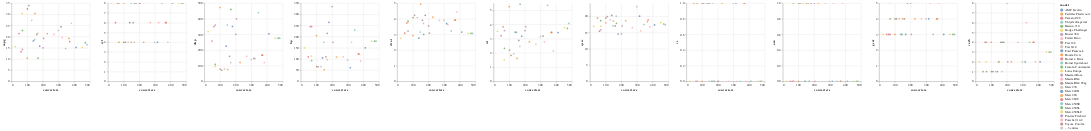

Source (notebook cell):
### Markdown cell above
## **Facets and Themes: Plotting Multiple Charts Simultaenously**

You show your converter chart to your boss. They're happy that you got an answer to them so fast, but they want to understand more. Specifically, what about cars not yet on the lot? Is there an association between converter prices other car features that could predict whether a **"out of sample"** car (a car not in your data) may have a valuable converter?

[**Facets**](https://altair-viz.github.io/user_guide/generated/channels/altair.Facet.html):
Since you are now searching for patterns, you've decided to facet your data, meaning you'll plot your data onto multiple plots. Each plot will be one feature comparison against converter value


[**Themes**](https://altair-viz.github.io/user_guide/customization.html):
In altair, to customize themes, you use the `.properties()`function after an encoding of a chart has been called.

For more, see the example below!

### Code cell
# Create a list of columns to facet
cols = ['mpg', 'cyl', 'disp', 'hp', 'drat', 'wt', 'qsec', 'vs', 'am', 'gear', 'carb']

base_chart = (alt.Chart(cars).mark_circle().encode(
    # Create the x-axis with the 'converters' column, which will be faceted
    alt.X('converters', type='quantitative'),  # Faceting against the 'converters' column

    # Create the y-axis with a repeated column of quantitative values
    alt.Y(alt.repeat("column"), type='quantitative'),

    # Assign colors to points based on the 'model' column
    color='model:N',
    tooltip='model:N'
).properties(
    # Set the width and height of each facet plot
    width=250,
    height=250)
)

# Repeat the base chart for each column in the 'cols' list
facet_chart = base_chart.repeat(
    column=cols
).configure_view(strokeOpacity=0)

facet_chart.interactive()

### Figure 1 — Vega-Lite specification as saved in the notebook (floating-point values rounded to 4 significant figures)
{"config": {"view": {"continuousWidth": 400, "continuousHeight": 300, "strokeOpacity": 0}}, "repeat": {"column": ["mpg", "cyl", "disp", "hp", "drat", "wt", "qsec", "vs", "am", "gear", "carb"]}, "spec": {"data": {"name": "data-6bf94f93fbcef8415f86d6ebc6681062"}, "mark": "circle", "encoding": {"color": {"field": "model", "type": "nominal"}, "tooltip": {"field": "model", "type": "nominal"}, "x": {"field": "converters", "type": "quantitative"}, "y": {"field": {"repeat": "column"}, "type": "quantitative"}}, "height": 250, "selection": {"selector110": {"type": "interval", "bind": "scales", "encodings": ["x", "y"]}}, "width": 250}, "$schema": "https://vega.github.io/schema/vega-lite/v4.17.0.json", "datasets": {"data-6bf94f93fbcef8415f86d6ebc6681062": [{"model": "Mazda RX4", "mpg": 21.0, "cyl": 6, "disp": 160.0, "hp": 110, "drat": 3.9, "wt": 2.62, "qsec": 16.46, "vs": 0, "am": 1, "gear": 4, "carb": 4, "converters": 270.4, "log_weight": 0.9632}, {"model": "Mazda RX4 Wag", "mpg": 21.0, "cyl": 6, "disp": 160.0, "hp": 110, "drat": 3.9, "wt": 2.875, "qsec": 17.02, "vs": 0, "am": 1, "gear": 4, "carb": 4, "converters": 161.0, "log_weight": 1.056}, {"model": "Datsun 710", "mpg": 22.8, "cyl": 4, "disp": 108.0, "hp": 93, "drat": 3.85, "wt": 2.32, "qsec": 18.61, "vs": 1, "am": 1, "gear": 4, "carb": 1, "converters": 69.3, "log_weight": 0.8416}, {"model": "Hornet 4 Drive", "mpg": 21.4, "cyl": 6, "disp": 258.0, "hp": 110, "drat": 3.08, "wt": 3.215, "qsec": 19.44, "vs": 1, "am": 0, "gear": 3, "carb": 1, "converters": 48.0, "log_weight": 1.168}, {"model": "Hornet Sportabout", "mpg": 18.7, "cyl": 8, "disp": 360.0, "hp": 175, "drat": 3.15, "wt": 3.44, "qsec": 17.02, "vs": 0, "am": 0, "gear": 3, "carb": 2, "converters": 147.0, "log_weight": 1.235}, {"model": "Valiant", "mpg": 18.1, "cyl": 6, "disp": 225.0, "hp": 105, "drat": 2.76, "wt": 3.46, "qsec": 20.22, "vs": 1, "am": 0, "gear": 3, "carb": 1, "converters": 139.0, "log_weight": 1.241}, {"model": "Duster 360", "mpg": 14.3, "cyl": 8, "disp": 360.0, "hp": 245, "drat": 3.21, "wt": 3.57, "qsec": 15.84, "vs": 0, "am": 0, "gear": 3, "carb": 4, "converters": 69.37, "log_weight": 1.273}, {"model": "Merc 240D", "mpg": 24.4, "cyl": 4, "disp": 146.7, "hp": 62, "drat": 3.69, "wt": 3.19, "qsec": 20.0, "vs": 1, "am": 0, "gear": 4, "carb": 2, "converters": 316.4, "log_weight": 1.16}, {"model": "Merc 230", "mpg": 22.8, "cyl": 4, "disp": 140.8, "hp": 95, "drat": 3.92, "wt": 3.15, "qsec": 22.9, "vs": 1, "am": 0, "gear": 4, "carb": 2, "converters": 298.8, "log_weight": 1.147}, {"model": "Merc 280", "mpg": 19.2, "cyl": 6, "disp": 167.6, "hp": 123, "drat": 3.92, "wt": 3.44, "qsec": 18.3, "vs": 1, "am": 0, "gear": 4, "carb": 4, "converters": 367.2, "log_weight": 1.235}, {"model": "Merc 280C", "mpg": 17.8, "cyl": 6, "disp": 167.6, "hp": 123, "drat": 3.92, "wt": 3.44, "qsec": 18.9, "vs": 1, "am": 0, "gear": 4, "carb": 4, "converters": 371.7, "log_weight": 1.235}, {"model": "Merc 450SE", "mpg": 16.4, "cyl": 8, "disp": 275.8, "hp": 180, "drat": 3.07, "wt": 4.07, "qsec": 17.4, "vs": 0, "am": 0, "gear": 3, "carb": 3, "converters": 481.4, "log_weight": 1.404}, {"model": "Merc 450SL", "mpg": 17.3, "cyl": 8, "disp": 275.8, "hp": 180, "drat": 3.07, "wt": 3.73, "qsec": 17.6, "vs": 0, "am": 0, "gear": 3, "carb": 3, "converters": 471.4, "log_weight": 1.316}, {"model": "Merc 450SLC", "mpg": 15.2, "cyl": 8, "disp": 275.8, "hp": 180, "drat": 3.07, "wt": 3.78, "qsec": 18.0, "vs": 0, "am": 0, "gear": 3, "carb": 3, "converters": 452.3, "log_weight": 1.33}, {"model": "Cadillac Fleetwood", "mpg": 10.4, "cyl": 8, "disp": 472.0, "hp": 205, "drat": 2.93, "wt": 5.25, "qsec": 17.98, "vs": 0, "am": 0, "gear": 3, "carb": 4, "converters": 100.4, "log_weight": 1.658}, {"model": "Lincoln Continental", "mpg": 10.4, "cyl": 8, "disp": 460.0, "hp": 215, "drat": 3.0, "wt": 5.424, "qsec": 17.82, "vs": 0, "am": 0, "gear": 3, "carb": 4, "converters": 169.3, "log_weight": 1.691}, {"model": "Chrysler Imperial", "mpg": 14.7, "cyl": 8, "disp": 440.0, "hp": 230, "drat": 3.23, "wt": 5.345, "qsec": 17.42, "vs": 0, "am": 0, "gear": 3, "carb": 4, "converters": 345.0, "log_weight": 1.676}, {"model": "Fiat 128", "mpg": 32.4, "cyl": 4, "disp": 78.7, "hp": 66, "drat": 4.08, "wt": 2.2, "qsec": 19.47, "vs": 1, "am": 1, "gear": 4, "carb": 1, "converters": 101.4, "log_weight": 0.7885}, {"model": "Honda Civic", "mpg": 30.4, "cyl": 4, "disp": 75.7, "hp": 52, "drat": 4.93, "wt": 1.615, "qsec": 18.52, "vs": 1, "am": 1, "gear": 4, "carb": 2, "converters": 149.5, "log_weight": 0.4793}, {"model": "Toyota Corolla", "mpg": 33.9, "cyl": 4, "disp": 71.1, "hp": 65, "drat": 4.22, "wt": 1.835, "qsec": 19.9, "vs": 1, "am": 1, "gear": 4, "carb": 1, "converters": 110.9, "log_weight": 0.607}, {"model": "Toyota Corona", "mpg": 21.5, "cyl": 4, "disp": 120.1, "hp": 97, "drat": 3.7, "wt": 2.465, "qsec": 20.01, "vs": 1, "am": 0, "gear": 3, "carb": 1, "converters": 168.0, "log_weight": 0.9022}, {"model": "Dodge Challenger", "mpg": 15.5, "cyl": 8, "disp": 318.0, "hp": 150, "drat": 2.76, "wt": 3.52, "qsec": 16.87, "vs": 0, "am": 0, "gear": 3, "carb": 2, "converters": 23.89, "log_weight": 1.258}, {"model": "AMC Javelin", "mpg": 15.2, "cyl": 8, "disp": 304.0, "hp": 150, "drat": 3.15, "wt": 3.435, "qsec": 17.3, "vs": 0, "am": 0, "gear": 3, "carb": 2, "converters": 412.2, "log_weight": 1.234}, {"model": "Camaro Z28", "mpg": 13.3, "cyl": 8, "disp": 350.0, "hp": 245, "drat": 3.73, "wt": 3.84, "qsec": 15.41, "vs": 0, "am": 0, "gear": 3, "carb": 4, "converters": 60.99, "log_weight": 1.345}, {"model": "Pontiac Firebird", "mpg": 19.2, "cyl": 8, "disp": 400.0, "hp": 175, "drat": 3.08, "wt": 3.845, "qsec": 17.05, "vs": 0, "am": 0, "gear": 3, "carb": 2, "converters": 205.4, "log_weight": 1.347}, {"model": "Fiat X1-9", "mpg": 27.3, "cyl": 4, "disp": 79.0, "hp": 66, "drat": 4.08, "wt": 1.935, "qsec": 18.9, "vs": 1, "am": 1, "gear": 4, "carb": 1, "converters": 128.8, "log_weight": 0.6601}, {"model": "Porsche 914-2", "mpg": 26.0, "cyl": 4, "disp": 120.3, "hp": 91, "drat": 4.43, "wt": 2.14, "qsec": 16.7, "vs": 0, "am": 1, "gear": 5, "carb": 2, "converters": 382.2, "log_weight": 0.7608}, {"model": "Lotus Europa", "mpg": 30.4, "cyl": 4, "disp": 95.1, "hp": 113, "drat": 3.77, "wt": 1.513, "qsec": 16.9, "vs": 1, "am": 1, "gear": 5, "carb": 2, "converters": 68.0, "log_weight": 0.4141}, {"model": "Ford Pantera L", "mpg": 15.8, "cyl": 8, "disp": 351.0, "hp": 264, "drat": 4.22, "wt": 3.17, "qsec": 14.5, "vs": 0, "am": 1, "gear": 5, "carb": 4, "converters": 179.5, "log_weight": 1.154}, {"model": "Ferrari Dino", "mpg": 19.7, "cyl": 6, "disp": 145.0, "hp": 175, "drat": 3.62, "wt": 2.77, "qsec": 15.5, "vs": 0, "am": 1, "gear": 5, "carb": 6, "converters": 324.0, "log_weight": 1.019}, {"model": "Maserati Bora", "mpg": 15.0, "cyl": 8, "disp": 301.0, "hp": 335, "drat": 3.54, "wt": 3.57, "qsec": 14.6, "vs": 0, "am": 1, "gear": 5, "carb": 8, "converters": 200.6, "log_weight": 1.273}, {"model": "Volvo 142E", "mpg": 21.4, "cyl": 4, "disp": 121.0, "hp": 109, "drat": 4.11, "wt": 2.78, "qsec": 18.6, "vs": 1, "am": 1, "gear": 4, "carb": 2, "converters": 228.0, "log_weight": 1.022}]}}
